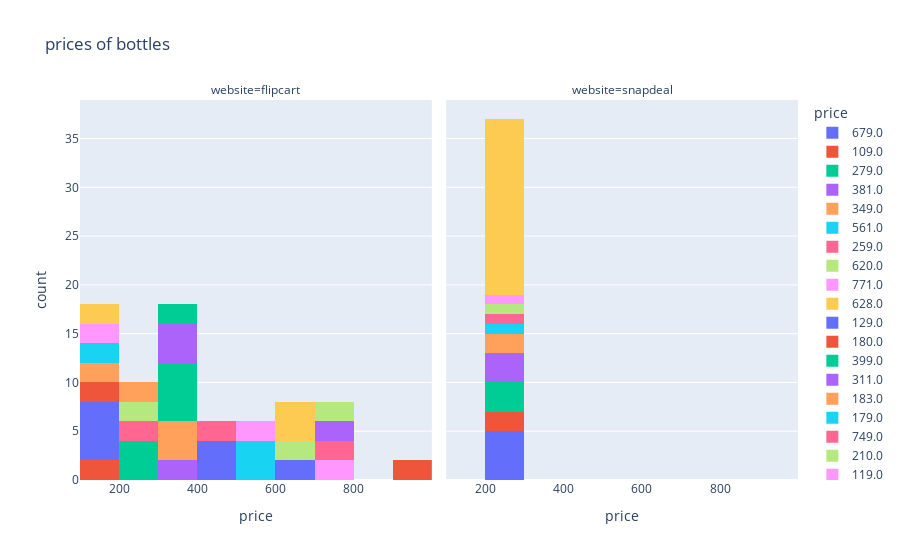

The notebook cell saved with this chart:
### Code cell
kw = 'bottles'
bottles = dataset[dataset['keyword'] == kw]
x = 'price'
title = f'prices of {kw}'
facet_col = 'website'
px.histogram(data_frame = bottles, x = x, title = title, facet_col = facet_col, color='price')

### Figure 1 — Plotly figure (JSON) as saved in the notebook; plotly's stock layout.template omitted (floating-point values rounded to 4 significant figures)
{"data": [{"alignmentgroup": "True", "bingroup": "x", "hoverlabel": {"namelength": 0}, "hovertemplate": "price=%{x}<br>website=flipcart<br>count=%{y}", "legendgroup": "679.0", "marker": {"color": "#636efa"}, "name": "679.0", "offsetgroup": "679.0", "orientation": "v", "showlegend": true, "type": "histogram", "x": [679, 679], "xaxis": "x", "yaxis": "y"}, {"alignmentgroup": "True", "bingroup": "x", "hoverlabel": {"namelength": 0}, "hovertemplate": "price=%{x}<br>website=flipcart<br>count=%{y}", "legendgroup": "109.0", "marker": {"color": "#EF553B"}, "name": "109.0", "offsetgroup": "109.0", "orientation": "v", "showlegend": true, "type": "histogram", "x": [109, 109], "xaxis": "x", "yaxis": "y"}, {"alignmentgroup": "True", "bingroup": "x", "hoverlabel": {"namelength": 0}, "hovertemplate": "price=%{x}<br>website=flipcart<br>count=%{y}", "legendgroup": "279.0", "marker": {"color": "#00cc96"}, "name": "279.0", "offsetgroup": "279.0", "orientation": "v", "showlegend": true, "type": "histogram", "x": [279, 279, 279, 279], "xaxis": "x", "yaxis": "y"}, {"alignmentgroup": "True", "bingroup": "x", "hoverlabel": {"namelength": 0}, "hovertemplate": "price=%{x}<br>website=flipcart<br>count=%{y}", "legendgroup": "381.0", "marker": {"color": "#ab63fa"}, "name": "381.0", "offsetgroup": "381.0", "orientation": "v", "showlegend": true, "type": "histogram", "x": [381, 381], "xaxis": "x", "yaxis": "y"}, {"alignmentgroup": "True", "bingroup": "x", "hoverlabel": {"namelength": 0}, "hovertemplate": "price=%{x}<br>website=flipcart<br>count=%{y}", "legendgroup": "349.0", "marker": {"color": "#FFA15A"}, "name": "349.0", "offsetgroup": "349.0", "orientation": "v", "showlegend": true, "type": "histogram", "x": [349, 349, 349, 349], "xaxis": "x", "yaxis": "y"}, {"alignmentgroup": "True", "bingroup": "x", "hoverlabel": {"namelength": 0}, "hovertemplate": "price=%{x}<br>website=flipcart<br>count=%{y}", "legendgroup": "561.0", "marker": {"color": "#19d3f3"}, "name": "561.0", "offsetgroup": "561.0", "orientation": "v", "showlegend": true, "type": "histogram", "x": [561, 561], "xaxis": "x", "yaxis": "y"}, {"alignmentgroup": "True", "bingroup": "x", "hoverlabel": {"namelength": 0}, "hovertemplate": "price=%{x}<br>website=flipcart<br>count=%{y}", "legendgroup": "259.0", "marker": {"color": "#FF6692"}, "name": "259.0", "offsetgroup": "259.0", "orientation": "v", "showlegend": true, "type": "histogram", "x": [259, 259], "xaxis": "x", "yaxis": "y"}, {"alignmentgroup": "True", "bingroup": "x", "hoverlabel": {"namelength": 0}, "hovertemplate": "price=%{x}<br>website=flipcart<br>count=%{y}", "legendgroup": "620.0", "marker": {"color": "#B6E880"}, "name": "620.0", "offsetgroup": "620.0", "orientation": "v", "showlegend": true, "type": "histogram", "x": [620, 620], "xaxis": "x", "yaxis": "y"}, {"alignmentgroup": "True", "bingroup": "x", "hoverlabel": {"namelength": 0}, "hovertemplate": "price=%{x}<br>website=flipcart<br>count=%{y}", "legendgroup": "771.0", "marker": {"color": "#FF97FF"}, "name": "771.0", "offsetgroup": "771.0", "orientation": "v", "showlegend": true, "type": "histogram", "x": [771, 771], "xaxis": "x", "yaxis": "y"}, {"alignmentgroup": "True", "bingroup": "x", "hoverlabel": {"namelength": 0}, "hovertemplate": "price=%{x}<br>website=flipcart<br>count=%{y}", "legendgroup": "628.0", "marker": {"color": "#FECB52"}, "name": "628.0", "offsetgroup": "628.0", "orientation": "v", "showlegend": true, "type": "histogram", "x": [628, 628], "xaxis": "x", "yaxis": "y"}, {"alignmentgroup": "True", "bingroup": "x", "hoverlabel": {"namelength": 0}, "hovertemplate": "price=%{x}<br>website=flipcart<br>count=%{y}", "legendgroup": "129.0", "marker": {"color": "#636efa"}, "name": "129.0", "offsetgroup": "129.0", "orientation": "v", "showlegend": true, "type": "histogram", "x": [129, 129, 129, 129, 129, 129], "xaxis": "x", "yaxis": "y"}, {"alignmentgroup": "True", "bingroup": "x", "hoverlabel": {"namelength": 0}, "hovertemplate": "price=%{x}<br>website=flipcart<br>count=%{y}", "legendgroup": "180.0", "marker": {"color": "#EF553B"}, "name": "180.0", "offsetgroup": "180.0", "orientation": "v", "showlegend": true, "type": "histogram", "x": [180, 180], "xaxis": "x", "yaxis": "y"}, {"alignmentgroup": "True", "bingroup": "x", "hoverlabel": {"namelength": 0}, "hovertemplate": "price=%{x}<br>website=flipcart<br>count=%{y}", "legendgroup": "399.0", "marker": {"color": "#00cc96"}, "name": "399.0", "offsetgroup": "399.0", "orientation": "v", "showlegend": true, "type": "histogram", "x": [399, 399, 399, 399, 399, 399], "xaxis": "x", "yaxis": "y"}, {"alignmentgroup": "True", "bingroup": "x", "hoverlabel": {"namelength": 0}, "hovertemplate": "price=%{x}<br>website=flipcart<br>count=%{y}", "legendgroup": "311.0", "marker": {"color": "#ab63fa"}, "name": "311.0", "offsetgroup": "311.0", "orientation": "v", "showlegend": true, "type": "histogram", "x": [311, 311, 311, 311], "xaxis": "x", "yaxis": "y"}, {"alignmentgroup": "True", "bingroup": "x", "hoverlabel": {"namelength": 0}, "hovertemplate": "price=%{x}<br>website=flipcart<br>count=%{y}", "legendgroup": "183.0", "marker": {"color": "#FFA15A"}, "name": "183.0", "offsetgroup": "183.0", "orientation": "v", "showlegend": true, "type": "histogram", "x": [183, 183], "xaxis": "x", "yaxis": "y"}, {"alignmentgroup": "True", "bingroup": "x", "hoverlabel": {"namelength": 0}, "hovertemplate": "price=%{x}<br>website=flipcart<br>count=%{y}", "legendgroup": "179.0", "marker": {"color": "#19d3f3"}, "name": "179.0", "offsetgroup": "179.0", "orientation": "v", "showlegend": true, "type": "histogram", "x": [179, 179], "xaxis": "x", "yaxis": "y"}, {"alignmentgroup": "True", "bingroup": "x", "hoverlabel": {"namelength": 0}, "hovertemplate": "price=%{x}<br>website=flipcart<br>count=%{y}", "legendgroup": "749.0", "marker": {"color": "#FF6692"}, "name": "749.0", "offsetgroup": "749.0", "orientation": "v", "showlegend": true, "type": "histogram", "x": [749, 749], "xaxis": "x", "yaxis": "y"}, {"alignmentgroup": "True", "bingroup": "x", "hoverlabel": {"namelength": 0}, "hovertemplate": "price=%{x}<br>website=flipcart<br>count=%{y}", "legendgroup": "210.0", "marker": {"color": "#B6E880"}, "name": "210.0", "offsetgroup": "210.0", "orientation": "v", "showlegend": true, "type": "histogram", "x": [210, 210], "xaxis": "x", "yaxis": "y"}, {"alignmentgroup": "True", "bingroup": "x", "hoverlabel": {"namelength": 0}, "hovertemplate": "price=%{x}<br>website=flipcart<br>count=%{y}", "legendgroup": "119.0", "marker": {"color": "#FF97FF"}, "name": "119.0", "offsetgroup": "119.0", "orientation": "v", "showlegend": true, "type": "histogram", "x": [119, 119], "xaxis": "x", "yaxis": "y"}, {"alignmentgroup": "True", "bingroup": "x", "hoverlabel": {"namelength": 0}, "hovertemplate": "price=%{x}<br>website=flipcart<br>count=%{y}", "legendgroup": "199.0", "marker": {"color": "#FECB52"}, "name": "199.0", "offsetgroup": "199.0", "orientation": "v", "showlegend": true, "type": "histogram", "x": [199, 199], "xaxis": "x", "yaxis": "y"}, {"alignmentgroup": "True", "bingroup": "x", "hoverlabel": {"namelength": 0}, "hovertemplate": "price=%{x}<br>website=flipcart<br>count=%{y}", "legendgroup": "499.0", "marker": {"color": "#636efa"}, "name": "499.0", "offsetgroup": "499.0", "orientation": "v", "showlegend": true, "type": "histogram", "x": [499, 499, 499, 499], "xaxis": "x", "yaxis": "y"}, {"alignmentgroup": "True", "bingroup": "x", "hoverlabel": {"namelength": 0}, "hovertemplate": "price=%{x}<br>website=flipcart<br>count=%{y}", "legendgroup": "911.0", "marker": {"color": "#EF553B"}, "name": "911.0", "offsetgroup": "911.0", "orientation": "v", "showlegend": true, "type": "histogram", "x": [911, 911], "xaxis": "x", "yaxis": "y"}, {"alignmentgroup": "True", "bingroup": "x", "hoverlabel": {"namelength": 0}, "hovertemplate": "price=%{x}<br>website=flipcart<br>count=%{y}", "legendgroup": "374.0", "marker": {"color": "#00cc96"}, "name": "374.0", "offsetgroup": "374.0", "orientation": "v", "showlegend": true, "type": "histogram", "x": [374, 374], "xaxis": "x", "yaxis": "y"}, {"alignmentgroup": "True", "bingroup": "x", "hoverlabel": {"namelength": 0}, "hovertemplate": "price=%{x}<br>website=flipcart<br>count=%{y}", "legendgroup": "729.0", "marker": {"color": "#ab63fa"}, "name": "729.0", "offsetgroup": "729.0", "orientation": "v", "showlegend": true, "type": "histogram", "x": [729, 729], "xaxis": "x", "yaxis": "y"}, {"alignmentgroup": "True", "bingroup": "x", "hoverlabel": {"namelength": 0}, "hovertemplate": "price=%{x}<br>website=flipcart<br>count=%{y}", "legendgroup": "229.0", "marker": {"color": "#FFA15A"}, "name": "229.0", "offsetgroup": "229.0", "orientation": "v", "showlegend": true, "type": "histogram", "x": [229, 229], "xaxis": "x", "yaxis": "y"}, {"alignmentgroup": "True", "bingroup": "x", "hoverlabel": {"namelength": 0}, "hovertemplate": "price=%{x}<br>website=flipcart<br>count=%{y}", "legendgroup": "586.0", "marker": {"color": "#19d3f3"}, "name": "586.0", "offsetgroup": "586.0", "orientation": "v", "showlegend": true, "type": "histogram", "x": [586, 586], "xaxis": "x", "yaxis": "y"}, {"alignmentgroup": "True", "bingroup": "x", "hoverlabel": {"namelength": 0}, "hovertemplate": "price=%{x}<br>website=flipcart<br>count=%{y}", "legendgroup": "439.0", "marker": {"color": "#FF6692"}, "name": "439.0", "offsetgroup": "439.0", "orientation": "v", "showlegend": true, "type": "histogram", "x": [439, 439], "xaxis": "x", "yaxis": "y"}, {"alignmentgroup": "True", "bingroup": "x", "hoverlabel": {"namelength": 0}, "hovertemplate": "price=%{x}<br>website=flipcart<br>count=%{y}", "legendgroup": "799.0", "marker": {"color": "#B6E880"}, "name": "799.0", "offsetgroup": "799.0", "orientation": "v", "showlegend": true, "type": "histogram", "x": [799, 799], "xaxis": "x", "yaxis": "y"}, {"alignmentgroup": "True", "bingroup": "x", "hoverlabel": {"namelength": 0}, "hovertemplate": "price=%{x}<br>website=flipcart<br>count=%{y}", "legendgroup": "595.0", "marker": {"color": "#FF97FF"}, "name": "595.0", "offsetgroup": "595.0", "orientation": "v", "showlegend": true, "type": "histogram", "x": [595, 595], "xaxis": "x", "yaxis": "y"}, {"alignmentgroup": "True", "bingroup": "x", "hoverlabel": {"namelength": 0}, "hovertemplate": "price=%{x}<br>website=flipcart<br>count=%{y}", "legendgroup": "651.0", "marker": {"color": "#FECB52"}, "name": "651.0", "offsetgroup": "651.0", "orientation": "v", "showlegend": true, "type": "histogram", "x": [651, 651], "xaxis": "x", "yaxis": "y"}, {"alignmentgroup": "True", "bingroup": "x", "hoverlabel": {"namelength": 0}, "hovertemplate": "price=%{x}<br>website=snapdeal<br>count=%{y}", "legendgroup": "290.0", "marker": {"color": "#636efa"}, "name": "290.0", "offsetgroup": "290.0", "orientation": "v", "showlegend": true, "type": "histogram", "x": [290, 290, 290, 290, 290], "xaxis": "x2", "yaxis": "y2"}, {"alignmentgroup": "True", "bingroup": "x", "hoverlabel": {"namelength": 0}, "hovertemplate": "price=%{x}<br>website=snapdeal<br>count=%{y}", "legendgroup": "275.0", "marker": {"color": "#EF553B"}, "name": "275.0", "offsetgroup": "275.0", "orientation": "v", "showlegend": true, "type": "histogram", "x": [275, 275], "xaxis": "x2", "yaxis": "y2"}, {"alignmentgroup": "True", "bingroup": "x", "hoverlabel": {"namelength": 0}, "hovertemplate": "price=%{x}<br>website=snapdeal<br>count=%{y}", "legendgroup": "269.0", "marker": {"color": "#00cc96"}, "name": "269.0", "offsetgroup": "269.0", "orientation": "v", "showlegend": true, "type": "histogram", "x": [269, 269, 269], "xaxis": "x2", "yaxis": "y2"}, {"alignmentgroup": "True", "bingroup": "x", "hoverlabel": {"namelength": 0}, "hovertemplate": "price=%{x}<br>website=snapdeal<br>count=%{y}", "legendgroup": "265.0", "marker": {"color": "#ab63fa"}, "name": "265.0", "offsetgroup": "265.0", "orientation": "v", "showlegend": true, "type": "histogram", "x": [265, 265, 265], "xaxis": "x2", "yaxis": "y2"}, {"alignmentgroup": "True", "bingroup": "x", "hoverlabel": {"namelength": 0}, "hovertemplate": "price=%{x}<br>website=snapdeal<br>count=%{y}", "legendgroup": "263.0", "marker": {"color": "#FFA15A"}, "name": "263.0", "offsetgroup": "263.0", "orientation": "v", "showlegend": true, "type": "histogram", "x": [263, 263], "xaxis": "x2", "yaxis": "y2"}, {"alignmentgroup": "True", "bingroup": "x", "hoverlabel": {"namelength": 0}, "hovertemplate": "price=%{x}<br>website=snapdeal<br>count=%{y}", "legendgroup": "289.0", "marker": {"color": "#19d3f3"}, "name": "289.0", "offsetgroup": "289.0", "orientation": "v", "showlegend": true, "type": "histogram", "x": [289], "xaxis": "x2", "yaxis": "y2"}, {"alignmentgroup": "True", "bingroup": "x", "hoverlabel": {"namelength": 0}, "hovertemplate": "price=%{x}<br>website=snapdeal<br>count=%{y}", "legendgroup": "272.0", "marker": {"color": "#FF6692"}, "name": "272.0", "offsetgroup": "272.0", "orientation": "v", "showlegend": true, "type": "histogram", "x": [272], "xaxis": "x2", "yaxis": "y2"}, {"alignmentgroup": "True", "bingroup": "x", "hoverlabel": {"namelength": 0}, "hovertemplate": "price=%{x}<br>website=snapdeal<br>count=%{y}", "legendgroup": "292.0", "marker": {"color": "#B6E880"}, "name": "292.0", "offsetgroup": "292.0", "orientation": "v", "showlegend": true, "type": "histogram", "x": [292], "xaxis": "x2", "yaxis": "y2"}, {"alignmentgroup": "True", "bingroup": "x", "hoverlabel": {"namelength": 0}, "hovertemplate": "price=%{x}<br>website=snapdeal<br>count=%{y}", "legendgroup": "270.0", "marker": {"color": "#FF97FF"}, "name": "270.0", "offsetgroup": "270.0", "orientation": "v", "showlegend": true, "type": "histogram", "x": [270], "xaxis": "x2", "yaxis": "y2"}, {"alignmentgroup": "True", "bingroup": "x", "hoverlabel": {"namelength": 0}, "hovertemplate": "price=%{x}<br>website=snapdeal<br>count=%{y}", "legendgroup": "299.0", "marker": {"color": "#FECB52"}, "name": "299.0", "offsetgroup": "299.0", "orientation": "v", "showlegend": true, "type": "histogram", "x": [299, 299, 299, 299, 299, 299, 299, 299, 299, 299, 299, 299, 299, 299, 299, 299, 299, 299], "xaxis": "x2", "yaxis": "y2"}], "layout": {"annotations": [{"font": {}, "showarrow": false, "text": "website=flipcart", "x": 0.245, "xanchor": "center", "xref": "paper", "y": 1, "yanchor": "bottom", "yref": "paper"}, {"font": {}, "showarrow": false, "text": "website=snapdeal", "x": 0.755, "xanchor": "center", "xref": "paper", "y": 1, "yanchor": "bottom", "yref": "paper"}], "barmode": "relative", "legend": {"title": {"text": "price"}, "tracegroupgap": 0}, "title": {"text": "prices of bottles"}, "xaxis": {"anchor": "y", "categoryarray": [679, 109, 279, 381, 349, 561, 259, 620, 771, 628, 129, 180, 399, 311, 183, 179, 749, 210, 119, 199, 499, 911, 374, 729, 229, 586, 439, 799, 595, 651, 290, 275, 269, 265, 263, 289, 272, 292, 270, 299], "categoryorder": "array", "domain": [0, 0.49], "title": {"text": "price"}}, "xaxis2": {"anchor": "y2", "categoryarray": [679, 109, 279, 381, 349, 561, 259, 620, 771, 628, 129, 180, 399, 311, 183, 179, 749, 210, 119, 199, 499, 911, 374, 729, 229, 586, 439, 799, 595, 651, 290, 275, 269, 265, 263, 289, 272, 292, 270, 299], "categoryorder": "array", "domain": [0.51, 1], "matches": "x", "title": {"text": "price"}}, "yaxis": {"anchor": "x", "domain": [0, 1], "title": {"text": "count"}}, "yaxis2": {"anchor": "x2", "domain": [0, 1], "matches": "y", "showticklabels": false}}}
